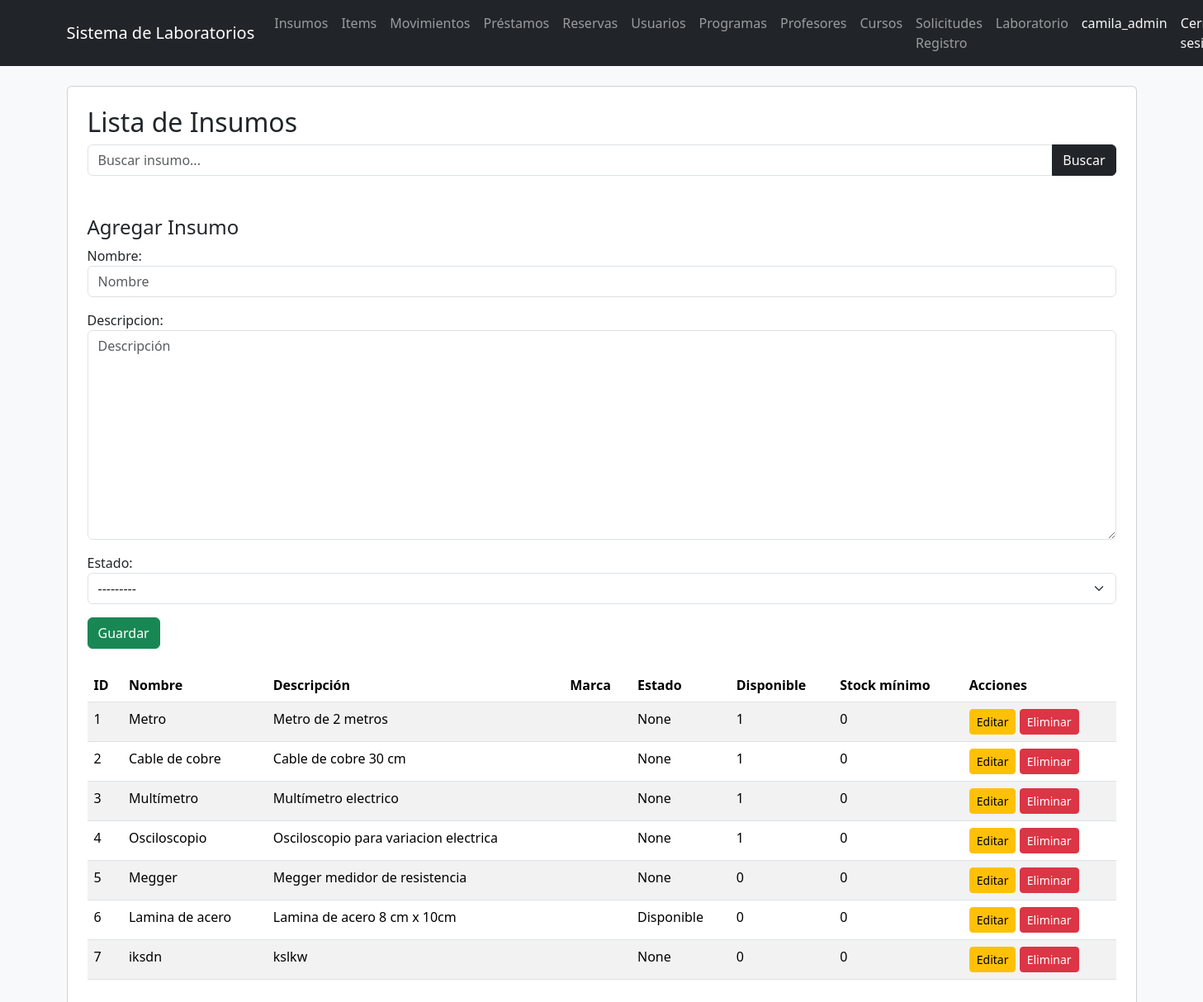
The page /inventario/ (signed in) on the database its author committed.
### users/models.py (models this page shows, shortened)
class Usuario(AbstractUser):
    codigo = models.CharField(max_length=50, unique=True, blank=True)
    programa = models.CharField(max_length=100, blank=True)
    rol = models.ForeignKey(
        Rol,
        on_delete=models.CASCADE,
        null=True,
        blank=True
    )

### inventario/models.py (models this page shows, shortened)
class EstadoInsumo(models.Model):
    nombre = models.CharField(max_length=50)
    def __str__(self):
        return self.nombre

class Insumo(models.Model):
    nombre = models.CharField(
        max_length=100,
        unique=True
    )
    descripcion = models.TextField(
        blank=False
    )
    marca = models.CharField(
        max_length=100,
        blank=True
    )
    stock_minimo = models.IntegerField(default=0)
    estado = models.ForeignKey(
        EstadoInsumo,
        on_delete=models.SET_NULL,
        null=True,
        blank=True
    )

### inventario/views.py (the view)
# urls.py: path('', inicio),
@rol_requerido('Administrador')
def inicio(request):
    if request.method == 'POST':
        form = InsumoForm(request.POST)
        if form.is_valid():
            form.save()
            return redirect('/inventario/')
    else:
        form = InsumoForm()
    busqueda = request.GET.get('busqueda')
    insumos = Insumo.objects.select_related('estado').annotate(
        cantidad_disponible_count=Count(
            'items',
            filter=Q(items__estado__nombre='Disponible')
        )
    )
    if busqueda:
        insumos = Insumo.objects.filter(nombre__icontains=busqueda)
    alertas_stock = [
        insumo for insumo in insumos
        if insumo.stock_minimo > 0 and
        insumo.cantidad_disponible_count <= insumo.stock_minimo
    ]
    return render(
        request,
        'inventario/inicio.html',
        {
            'insumos': insumos,
            'form': form,
            'alertas_stock': alertas_stock
        }
    )

### inventario/forms.py
class InsumoForm(forms.ModelForm):
    class Meta:
        model = Insumo
        fields = [
            'nombre',
            'descripcion',
            'estado'
        ]
        widgets = {
            'nombre': forms.TextInput(
                attrs={
                    'class': 'form-control',
                    'placeholder': 'Nombre'
                }
            ),
            'descripcion': forms.Textarea(
                attrs={
                    'class': 'form-control',
                    'placeholder': 'Descripción'
                }
            ),
            'estado': forms.Select(
                attrs={
                    'class': 'form-select'
                }
            )
        }

### config/context_processors.py (called while the page is built)
def notificaciones_admin(request):
    if not request.user.is_authenticated:
        return {}
    try:
        rol = request.user.rol.nombre
    except Exception:
        return {}
    if rol not in ('Administrador', 'Encargado'):
        return {}
    from solicitudes.models import SolicitudRegistroProfesor, SolicitudRegistroCurso
    return {
        'notif_profesores': SolicitudRegistroProfesor.objects.filter(
            estado='pendiente'
        ).count(),
        'notif_cursos': SolicitudRegistroCurso.objects.filter(
            estado='pendiente',
            solicitud_profesor__estado='aprobada'
        ).count(),
    }

### inventario/templates/inventario/inicio.html (shortened to what this page needs)
{% extends 'inventario/base.html' %}
{% block contenido %}
<div class="card p-4">
    <h2>Lista de Insumos</h2>
    <form method="GET" class="mb-4">
        <div class="input-group">
            <input
                type="text"
                name="busqueda"
                class="form-control"
                placeholder="Buscar insumo..."
            >
            <button
                class="btn btn-dark"
                type="submit"
            >
                Buscar
            </button>
        </div>
    </form>
    <h4 class="mt-4">Agregar Insumo</h4>
    <form method="POST" class="mb-4">
        {{ form.as_p }}
        <button type="submit" class="btn btn-success">Guardar</button>
    </form>
    <table class="table table-striped">
        <thead>
            <tr>
                <th>ID</th>
                <th>Nombre</th>
                <th>Descripción</th>
                <th>Marca</th>
                <th>Estado</th>
                <th>Disponible</th>
                <th>Stock mínimo</th>
                <th>Acciones</th>
            </tr>
        </thead>
        <tbody>
            {% for insumo in insumos %}
<tr {% if insumo.stock_minimo > 0 and insumo.cantidad_disponible_count <= insumo.stock_minimo %}class="table-warning"{% endif %}>
    <td>{{ insumo.id }}</td>
    <td>{{ insumo.nombre }}</td>
    <td>{{ insumo.descripcion }}</td>
    <td>{{ insumo.marca }}</td>
    <td>{{ insumo.estado }}</td>
    <td>{{ insumo.cantidad_disponible_count }}</td>
    <td>{{ insumo.stock_minimo }}</td>
    <td>
        <a href="/inventario/editar/{{ insumo.id }}/" class="btn btn-warning btn-sm">Editar</a>
        <a href="/inventario/eliminar/{{ insumo.id }}/" class="btn btn-danger btn-sm">Eliminar</a>
    </td>
</tr>
{% endfor %}
        </tbody>
    </table>
</div>
{% endblock %}

### templates/base_general.html (shortened to what this page needs)
<!DOCTYPE html>
<html lang="es">
<head>
    <link
        href="https://cdn.jsdelivr.net/npm/bootstrap@5.3.3/dist/css/bootstrap.min.css"
        rel="stylesheet"
    >
</head>
<body class="bg-light">
    <nav class="navbar navbar-expand-lg navbar-dark bg-dark">
    <div class="container">
        <a class="navbar-brand" href="/">Sistema de Laboratorios</a>
        <div class="navbar-nav">
    {% if user.rol.nombre == 'Administrador' %}
        <a class="nav-link" href="/inventario/">Insumos</a>
        <a class="nav-link" href="/inventario/items/">Items</a>
        <a class="nav-link" href="/inventario/movimientos/">Movimientos</a>
        <a class="nav-link" href="/prestamos/">Préstamos</a>
        <a class="nav-link" href="/reservas/">Reservas</a>
        <a class="nav-link" href="/usuarios/">Usuarios</a>
        <a class="nav-link {% if '/usuarios/programas' in request.path %}active{% endif %}" href="/usuarios/programas/">Programas</a>
        <a class="nav-link {% if '/usuarios/profesores' in request.path %}active{% endif %}" href="/usuarios/profesores/">
            Profesores
        </a>
        <a class="nav-link {% if '/solicitudes/cursos' in request.path %}active{% endif %}" href="/solicitudes/cursos/">
            Cursos
        </a>
        <a class="nav-link {% if 'solicitudes-profesores' in request.path %}active{% endif %}" href="/solicitudes/solicitudes-profesores/">Solicitudes Registro</a>
        <a class="nav-link" href="/laboratorio/">Laboratorio</a>
    {% endif %}
</div>
        <div class="navbar-nav ms-auto">
    {% if user.is_authenticated %}
    <span class="nav-link text-light">{{ user.username }}</span>
    <form method="POST" action="/logout/">
        <button type="submit" class="btn btn-link nav-link text-light">
            Cerrar sesión
        </button>
    </form>
    {% endif %}
</div>
</nav>
    <div class="container mt-4">
        {% block contenido %}
        {% endblock %}
    </div>
</body>
</html>

### rows shown on the page
Usuario: username "camila_admin"
Insumo: id "1", nombre "Metro", descripcion "Metro de 2 metros", estado "None", cantidad_disponible_count "1", stock_minimo "0"
Insumo: id "2", nombre "Cable de cobre", descripcion "Cable de cobre 30 cm", estado "None", cantidad_disponible_count "1", stock_minimo "0"
Insumo: id "3", nombre "Multímetro", descripcion "Multímetro electrico", estado "None", cantidad_disponible_count "1", stock_minimo "0"
Insumo: id "4", nombre "Osciloscopio", descripcion "Osciloscopio para variacion electrica", estado "None", cantidad_disponible_count "1", stock_minimo "0"
Insumo: id "5", nombre "Megger", descripcion "Megger medidor de resistencia", estado "None", cantidad_disponible_count "0", stock_minimo "0"
Insumo: id "6", nombre "Lamina de acero", descripcion "Lamina de acero 8 cm x 10cm", estado "Disponible", cantidad_disponible_count "0", stock_minimo "0"
Insumo: id "7", nombre "iksdn", descripcion "kslkw", estado "None", cantidad_disponible_count "0", stock_minimo "0"
